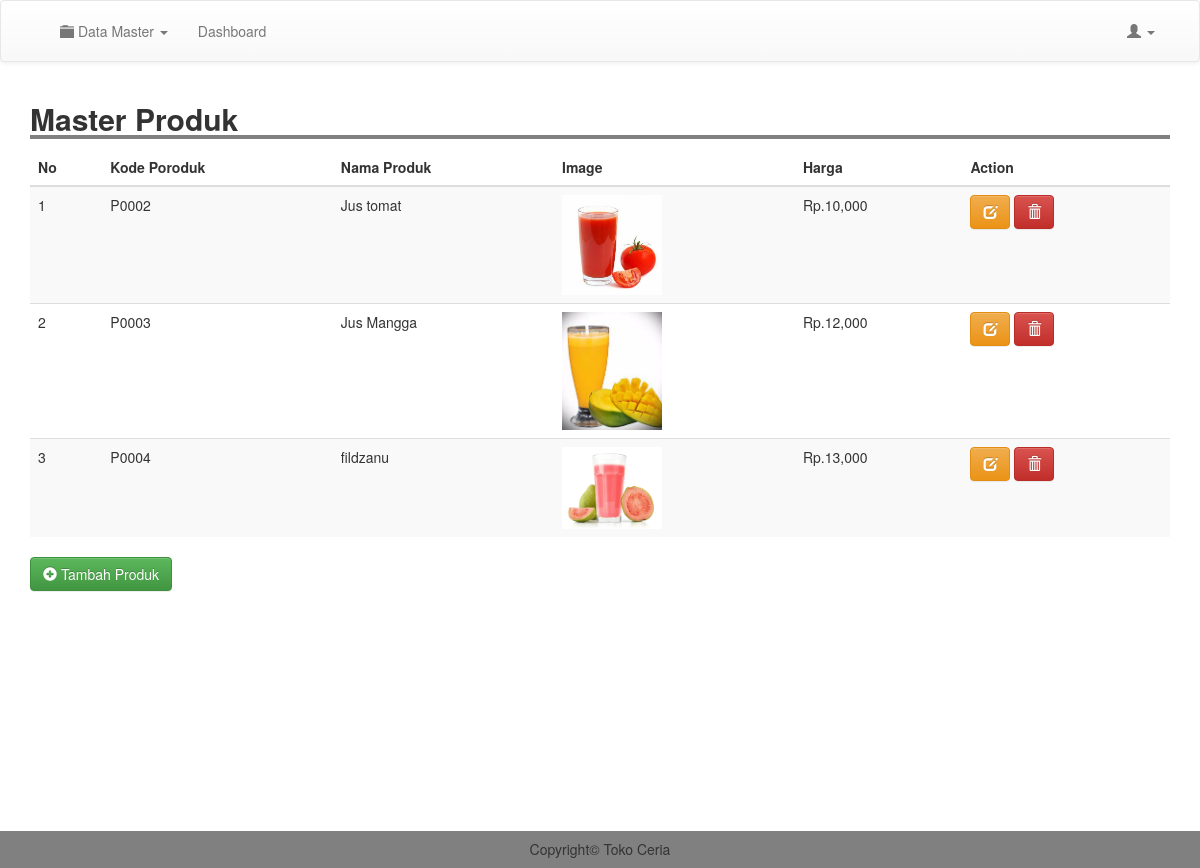
/admin/m_produk.php (signed in), run on the app's committed database.
### tables this page shows
CREATE TABLE `produk` (
  `kode_produk` varchar(100) NOT NULL,
  `nama` varchar(100) NOT NULL,
  `image` text NOT NULL,
  `deskripsi` text NOT NULL,
  `harga` int(11) NOT NULL,
  `kategori` enum('salad','jus','makanan ringan') NOT NULL DEFAULT 'makanan ringan'
);

### admin/m_produk.php (the view)
<?php
include 'header.php';
?>
<div class="container">
	<h2 style=" width: 100%; border-bottom: 4px solid gray"><b>Master Produk</b></h2>
		<table class="table table-striped">
			<thead>
				<tr>
					<th scope="col">No</th>
					<th scope="col">Kode Poroduk</th>
					<th scope="col">Nama Produk</th>
					<th scope="col">Image</th>
					<th scope="col">Harga</th>
					<th scope="col">Action</th>
				</tr>
			</thead>
			<tbody>
				<?php
				$result = mysqli_query($conn, "SELECT * FROM produk");
				$no =1;
				while ($row = mysqli_fetch_assoc($result)) {
				?>
					<tr>
						<td ><?= $no; ?></td>
						<td><?= $row['kode_produk']; ?></td>
						<td><?= $row['nama'];  ?></td>
						<td><img src="../image/produk/<?= $row['image']; ?>" width="100"></td>
						<td>Rp.<?= number_format($row['harga' ]);  ?></td>
						<td><a href="edit_produk.php?kode=<?= $row['kode_produk']; ?>" class="btn btn-warning"><i class="glyphicon glyphicon-edit"></i> </a> <a href="proses/del_produk.php?kode=<?= $row['kode_produk']; ?>" class="btn btn-danger" onclick="return confirm('Yakin Ingin Menghapus Data ?')"><i class="glyphicon glyphicon-trash"></i></a>
					</tr>
				<?php
					$no++;
					}
				 ?>
				</tbody>
			</table>
		<a href="tm_produk.php" class="btn btn-success"><i class="glyphicon glyphicon-plus-sign"></i> Tambah Produk</a>
	</div>
	<br>
	<br>
	<br>
	<br>
	<br>
	<br>
	<br>
	<br>
	<br>
	<br>
	<br>
	<br>
	<?php
	include 'footer.php';
	?>

### assets/admin/css/style.css (style rules this page uses)
body { margin:0; padding: 0; }

### data on the page
produk: kode_produk "P0002", nama "Jus tomat", image (picture), harga "10,000"
produk: kode_produk "P0003", nama "Jus Mangga", image (picture), harga "12,000"
produk: kode_produk "P0004", nama "fildzanu", image (picture), harga "13,000"
